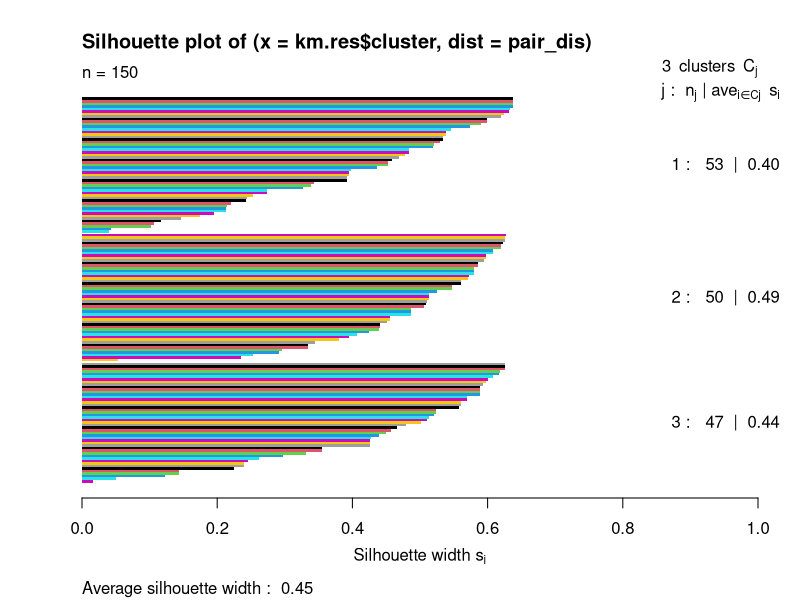

Source code (R):
iris_data<-iris[,1:2]
library(cluster)
km.res<-kmeans(iris_data,3)
pair_dis<-daisy(iris_data)
sc<-silhouette(km.res$cluster, pair_dis)
plot(sc,col=1:8,border=NA)